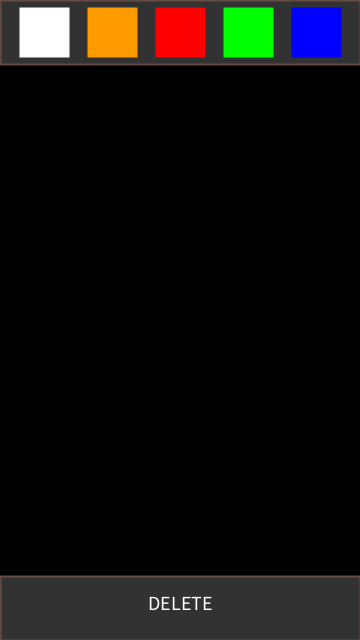
Frame 1 (no input)
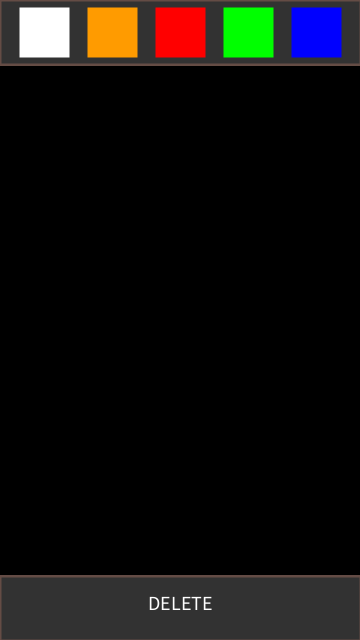
Frame 60 (the mouse pressed at the canvas centre just before this capture)
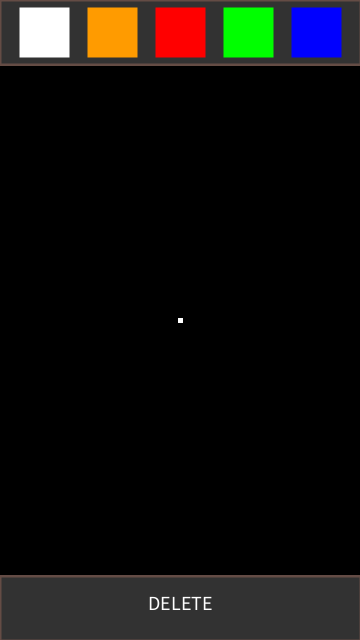
Frame 120 (the mouse held since frame 60 and released just before this capture)

The Processing sketch that drew these frames (run headless with seeded random() and noise(); from frame 60 on, the mouse is pressed at the canvas centre):

// Processing sketch: Paint
// ── Paint.pde
import java.util.*; 

class area {
  float x1, y1, x2, y2;
  
  area(float x1, float y1, float x2, float y2) {
    this.x1 = x1;
    this.y1 = y1;
    this.x2 = x2;
    this.y2 = y2;
  }
}

class coord {
  float x, y;
  
  coord(float x, float y) {
    this.x = x;
    this.y = y;
  }
}

/* color bar */
float colorBarH = 0.1;
float colorBarSW = 2;
color colorBarSC = color(100, 76, 69);
color colorBarFC = color(50, 50, 50);
color selectedColor = color(255);
float colorTileH = 0.8;
color[] colors = {
  color(255, 255, 255),
  color(255, 155, 0),
  color(255, 0, 0),
  color(0, 255, 0),
  color(0, 0, 255)
};
Vector<area> colorClickables = new Vector<area>();

/* tool bar */
float toolBarH = 0.1;
float toolBarSW = 2;
color toolBarSC = color(100, 76, 69);
color toolBarFC = color(50, 50, 50);
float buttonTileH = 0.8;
Vector<area> toolClickables = new Vector<area>();

/* drawing area */
float drawAreaH = 0.8;
color backgroundColor = color(0);
area drawArea;
float drawWeight = 5;
boolean isDrawing = false;
boolean hasDrew = false;
coord lastCoord;

void setup() {
  size(360, 640);
  background(0);
  
  toolBarH = height * toolBarH;
  colorBarH = height * colorBarH;
  colorTileH = (colorBarH - colorBarSW * 2) * colorTileH;
  drawAreaH = height * drawAreaH;
  
  prepareDrawingArea();
}

void draw() {
  init();
  drawColorBar();
  drawToolBar();
  
  if (mousePressed) {
    checkClickables();
  } else {
    isDrawing = false;
  }
}

void init() {
  stroke(255);
  //background(0);
}

void checkClickables() {
  float x = mouseX;
  float y = mouseY;
  
  if (isInRect(new coord(x, y), drawArea)) {
    stroke(selectedColor);
    strokeWeight(drawWeight);
    if (isDrawing && hasDrew) {
      line(lastCoord.x, lastCoord.y, x, y);
    } else {
      point(x, y);
      isDrawing = true;
      hasDrew = true;
    } lastCoord = new coord(x, y);
    return;
  }
  
  if (isDrawing) {
    hasDrew = false;
    return;
  }
  
  for (int i=0;i<colorClickables.size();i++) {
    area a = colorClickables.get(i);
    coord dot = new coord(x, y);
    if (isInRect(dot, a)) {
      selectedColor = colors[i];
      return;
    }
  }
  
  for (int i=0;i<toolClickables.size();i++) {
    area a = toolClickables.get(i);
    coord dot = new coord(x, y);
    if (isInRect(dot, a)) {
      prepareDrawingArea();
      return;
    }
  }
}

Boolean isInRect(coord c, area a) {
  if (c.x >= a.x1 && c.x <= a.x2 && c.y >= a.y1 && c.y <= a.y2) return true;
  return false;
}

void prepareDrawingArea() {
  pushMatrix();
  float y = (height - toolBarH - colorBarH - drawAreaH) / 2 + toolBarH;
  translate(0, y);
  stroke(backgroundColor);
  fill(backgroundColor);
  rect(0, 0, width, drawAreaH);
  drawArea = new area(0, y, width, y + drawAreaH);
  popMatrix();
}

void drawColorBar() {
  stroke(colorBarSC);
  strokeWeight(colorBarSW);
  fill(colorBarFC);
  rect(0, 0, width, colorBarH);
  float spacing = (width - colorTileH * colors.length) / (colors.length + 1);
  for (int i=0;i<colors.length;i++) {
    pushMatrix();
    translate(spacing * (i + 1) + colorTileH * i, (colorBarH - colorTileH) / 2);
    stroke(colors[i]);
    fill(colors[i]);
    rect(0, 0, colorTileH, colorTileH);
    if (colorClickables.size() < colors.length) {
      colorClickables.add( 
        new area(
          spacing * (i + 1) + colorTileH * i,
          (colorBarH - colorTileH) / 2,
          spacing * (i + 1) + colorTileH * (i + 1),
          (colorBarH - colorTileH) / 2 + colorTileH
        )
      );
    }
    popMatrix();
    //text(colorClickables.size(), width/2, height/2);
  }
}

void drawToolBar() {
  pushMatrix();
  float y = height - toolBarH;
  translate(0, y);
  stroke(toolBarSC);
  strokeWeight(toolBarSW);
  fill(toolBarFC);
  rect(0, 0, width, toolBarH);
  fill(255);
  textSize(20);
  textAlign(CENTER, CENTER);
  text("DELETE", width / 2, toolBarH / 2 - 5);
  if (toolClickables.size() == 0)
  toolClickables.add(
    new area(
      0, y, width, height
    )
  );
  popMatrix();
}
